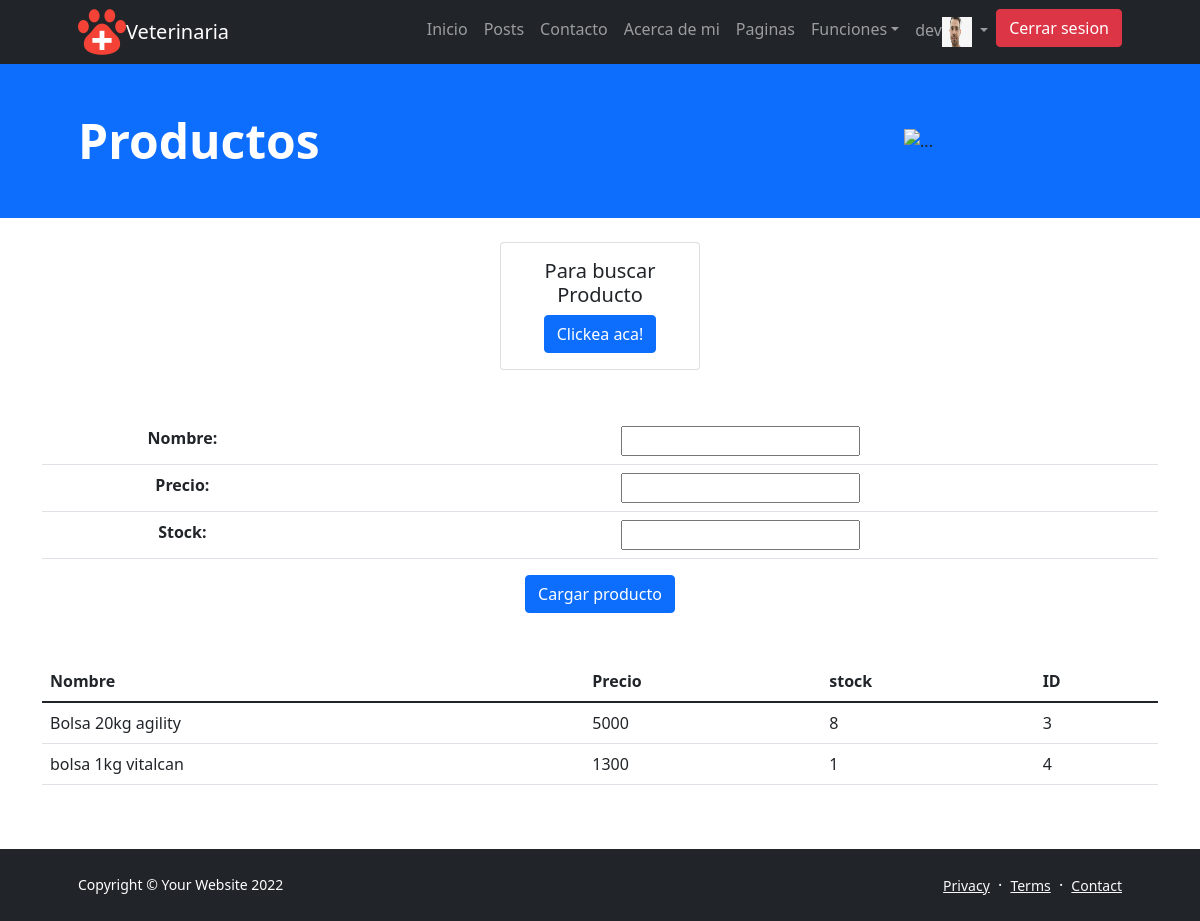
The page /productos/ (signed in) on the database its author committed.
### veterinaria/models.py (models this page shows, shortened)
class Productos(models.Model):
    nombre=models.CharField(max_length=50)
    precio=models.IntegerField()
    stock=models.IntegerField()
    id = models.AutoField(primary_key=True)

### veterinaria/views.py (the view)
# urls.py: path('productos/', productos, name='productos'),
@login_required()
def productos(request):
    imagen = avatar(request)
    titulo = 'Productos'
    productos= Productos.objects.all()
    if request.method == 'POST':
        formulario = ProductosFormulario(request.POST)
        if formulario.is_valid():
            data = formulario.cleaned_data
            producto= Productos(data['nombre'],data['precio'],data['stock'])
            producto.save()
            formulario = ProductosFormulario()
            contx ={
                'titulo':titulo,
                'formulario':formulario,
                'productos':productos,
                'imagen':imagen
            }
            return render(request, 'veterinaria/productos.html', contx)
    else:
        formulario = ProductosFormulario()
        contx = {
            'titulo':titulo,
            'formulario':formulario,
            'productos':productos,
            'imagen':imagen
        }
        return render(request, 'veterinaria/productos.html',contx)

### veterinaria/fomrs.py
class ProductosFormulario(forms.Form):
    nombre = forms.CharField(max_length=50)
    precio = forms.IntegerField()
    stock = forms.IntegerField()

### usuario/views.py (called while the page is built)
@login_required
def avatar(request):
    if request.user.username:
        avatar = Avatar.objects.filter(user = request.user)
        if len(avatar) > 0:
            imagen = avatar[0].imagen.url
        else:
            imagen = '/media/avatar/predeterminada.png'
    else:
        imagen = '/media/avatar/predeterminada.png'
    return (imagen)

### veterinaria/templates/veterinaria/productos.html (shortened to what this page needs)
{% extends 'veterinaria/padre.html' %}
{% block main_content %}
<div class="col-sm-2 offset-md-5 mt-4">
    <div class="card">
      <div class="card-body">
         <center><h5 class="card-title">Para buscar Producto</h5>
       <a href="{% url 'buscarProducto'%}" class="btn btn-primary">Clickea aca!</a></center>
      </div>
    </div>
</div>
<div class="container mt-5" style='text-align:center' >
    <form action="" method="POST" class="form-group">
        <table class="table">
            {{formulario.as_table}}
        </table>
        <input type="submit" value="Cargar producto" class="btn btn-primary">
    </form>
</div>
<div class="container mt-5">
    <table class="table" center>
        <thead >
            <tr>
                <th>Nombre</th>
                <th>Precio</th>
                <th>stock</th>
                <th>ID</th>
            </tr>
        </thead>
        <tbody>
                {% for producto in productos %}
                <tr>
                <td>{{producto.nombre}}</td>
                <td>{{producto.precio}}</td>
                <td>{{producto.stock}}</td>
                <td>{{producto.id}}</td>
                </tr>
                {% endfor %}
        </tbody>
    </table>
</div>
<br><br>
{% endblock %}

### veterinaria/templates/veterinaria/padre.html (shortened to what this page needs)
<!DOCTYPE html>
<html lang="en">
    <head>
        {% load static  %}
        <link href="https://cdn.jsdelivr.net/npm/bootstrap-icons@1.5.0/font/bootstrap-icons.css" rel="stylesheet" />
        <link href="{% static 'veterinaria/css/styles.css'%}" rel="stylesheet" />
    </head>
    <body class="d-flex flex-column h-100">
        <main class="flex-shrink-0">
            <nav class="navbar navbar-expand-lg navbar-dark bg-dark">
                <div class="container px-5">
                    <img src="{%static 'veterinaria/assets/icons8-veterinarian-48.png'%}" alt=""><a class="navbar-brand" mx-8  href="{% url 'index' %}" >Veterinaria</a>
                    <div class="collapse navbar-collapse" id="navbarSupportedContent">
                        <ul class="navbar-nav ms-auto mb-2 mb-lg-0">
                            <li class="nav-item"><a class="nav-link" href="{% url 'index' %}">Inicio</a></li>
                            <li class="nav-item"><a class="nav-link" href="{% url 'posts' %}">Posts</a></li>
                            <li class="nav-item"><a class="nav-link" href="{% url 'contacto' %}">Contacto</a></li>
                            <li class="nav-item"><a class="nav-link" href="{% url 'about' %}">Acerca de mi</a></li>
                            <li class="nav-item"><a class="nav-link" href="{% url 'pages' %}">Paginas</a></li>
                            <li class="nav-item dropdown">
                                <a class="nav-link dropdown-toggle" href="#" id="navbarScrollingDropdown" role="button" data-bs-toggle="dropdown" aria-expanded="false">Funciones</a>
                            <li class="nav-item">
                                {% if not request.user.is_authenticated %}
                                    <a class="btn btn-primary" href="{% url 'login' %}">Iniciar sesion</a>
                                {% else %}
                                <li class="nav-item dropdown">
                                    <a class="nav-link dropdown-toggle" href="#" id="navbarScrollingDropdown" role="button" data-bs-toggle="dropdown" aria-expanded="false">
                                      {{request.user.username}}{% if imagen %}<img src = "{{imagen}}"width="30" height="30" />{% endif %}
                                    </a>
                                <li><a class="btn btn-danger" href="{% url 'logout' %}">Cerrar sesion</a></li>
                                {% endif %}
                            </li>
                        </ul>
                    </div>
                </div>
            </nav>
            {% block content %}
            <header class="bg-primary ">
                <div class="container px-5">
                    <div class="row gx-5 align-items-center justify-content-center">
                        <div class="col-lg-8 col-xl-7 col-xxl-6">
                            <div class="my-5 text-center text-xl-start">
                                <h1 class="display-5 fw-bolder text-white mb-2">{{titulo}}</h1>
                            </div>
                        </div>
                        <div class="col-xl-5 col-xxxl-4 d-none d-xl-block text-center"><img class="img-fluid - my-4 mx-auto" src="https://img.lalr.co/cms/2019/09/11090627/102438524_xl1.jpg" alt="..." /></div>
                    </div>
                </div>
            </header>
           {%block main_content%}  {% endblock main_content %}
        <footer class="bg-dark py-4 mt-auto">
            <div class="container px-5">
                <div class="row align-items-center justify-content-between flex-column flex-sm-row">
                    <div class="col-auto"><div class="small m-0 text-white">Copyright &copy; Your Website 2022</div></div>
                    <div class="col-auto">
                        <a class="link-light small" href="{%url 'notemplate'%}">Privacy</a>
                        <span class="text-white mx-1">&middot;</span>
                        <a class="link-light small" href="{%url 'notemplate'%}">Terms</a>
                        <span class="text-white mx-1">&middot;</span>
                        <a class="link-light small" href="{%url 'contacto'%}">Contact</a>
                    </div>
                </div>
            </div>
        </footer>
         {% endblock content %}
    </body>
</html>

### rows shown on the page
Productos: nombre "Bolsa 20kg agility", precio "5000", stock "8", id "3"
Productos: nombre "bolsa 1kg vitalcan", precio "1300", stock "1", id "4"

### other values the page prints
{{ request.user.username }} "dev"
{{ titulo }} "Productos"
